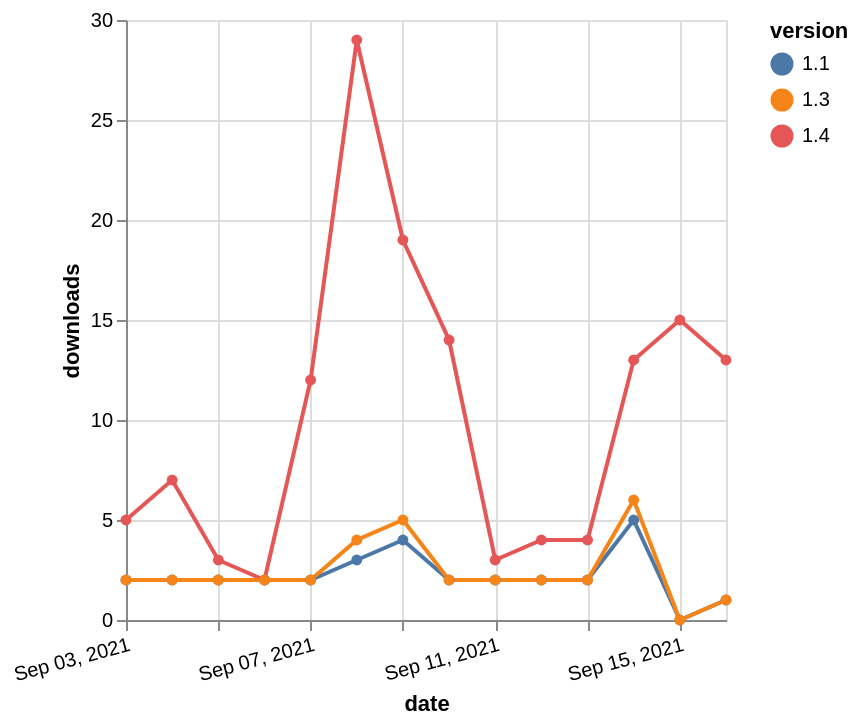

Specify this chart in Vega-Lite:
### Vega-Lite specification from a JSON file in a GitHub repository (floating-point values rounded to 4 significant figures)
{"$schema": "https://vega.github.io/schema/vega-lite/v5.json", "description": "A simple bar chart with embedded data.", "data": {"values": [{"date": "2021-09-03", "total": 2685, "delta": 2, "version": "1.1"}, {"date": "2021-09-04", "total": 2687, "delta": 2, "version": "1.1"}, {"date": "2021-09-05", "total": 2689, "delta": 2, "version": "1.1"}, {"date": "2021-09-06", "total": 2691, "delta": 2, "version": "1.1"}, {"date": "2021-09-07", "total": 2693, "delta": 2, "version": "1.1"}, {"date": "2021-09-08", "total": 2696, "delta": 3, "version": "1.1"}, {"date": "2021-09-09", "total": 2700, "delta": 4, "version": "1.1"}, {"date": "2021-09-10", "total": 2702, "delta": 2, "version": "1.1"}, {"date": "2021-09-11", "total": 2704, "delta": 2, "version": "1.1"}, {"date": "2021-09-12", "total": 2706, "delta": 2, "version": "1.1"}, {"date": "2021-09-13", "total": 2708, "delta": 2, "version": "1.1"}, {"date": "2021-09-14", "total": 2713, "delta": 5, "version": "1.1"}, {"date": "2021-09-15", "total": 2713, "delta": 0, "version": "1.1"}, {"date": "2021-09-16", "total": 2714, "delta": 1, "version": "1.1"}, {"date": "2021-09-03", "total": 2502, "delta": 5, "version": "1.4"}, {"date": "2021-09-04", "total": 2509, "delta": 7, "version": "1.4"}, {"date": "2021-09-05", "total": 2512, "delta": 3, "version": "1.4"}, {"date": "2021-09-06", "total": 2514, "delta": 2, "version": "1.4"}, {"date": "2021-09-07", "total": 2526, "delta": 12, "version": "1.4"}, {"date": "2021-09-08", "total": 2555, "delta": 29, "version": "1.4"}, {"date": "2021-09-09", "total": 2574, "delta": 19, "version": "1.4"}, {"date": "2021-09-10", "total": 2588, "delta": 14, "version": "1.4"}, {"date": "2021-09-11", "total": 2591, "delta": 3, "version": "1.4"}, {"date": "2021-09-12", "total": 2595, "delta": 4, "version": "1.4"}, {"date": "2021-09-13", "total": 2599, "delta": 4, "version": "1.4"}, {"date": "2021-09-14", "total": 2612, "delta": 13, "version": "1.4"}, {"date": "2021-09-15", "total": 2627, "delta": 15, "version": "1.4"}, {"date": "2021-09-16", "total": 2640, "delta": 13, "version": "1.4"}, {"date": "2021-09-03", "total": 5798, "delta": 2, "version": "1.3"}, {"date": "2021-09-04", "total": 5800, "delta": 2, "version": "1.3"}, {"date": "2021-09-05", "total": 5802, "delta": 2, "version": "1.3"}, {"date": "2021-09-06", "total": 5804, "delta": 2, "version": "1.3"}, {"date": "2021-09-07", "total": 5806, "delta": 2, "version": "1.3"}, {"date": "2021-09-08", "total": 5810, "delta": 4, "version": "1.3"}, {"date": "2021-09-09", "total": 5815, "delta": 5, "version": "1.3"}, {"date": "2021-09-10", "total": 5817, "delta": 2, "version": "1.3"}, {"date": "2021-09-11", "total": 5819, "delta": 2, "version": "1.3"}, {"date": "2021-09-12", "total": 5821, "delta": 2, "version": "1.3"}, {"date": "2021-09-13", "total": 5823, "delta": 2, "version": "1.3"}, {"date": "2021-09-14", "total": 5829, "delta": 6, "version": "1.3"}, {"date": "2021-09-15", "total": 5829, "delta": 0, "version": "1.3"}, {"date": "2021-09-16", "total": 5830, "delta": 1, "version": "1.3"}]}, "width": "container", "mark": {"type": "line", "point": {"filled": true}}, "encoding": {"x": {"field": "date", "type": "temporal", "timeUnit": "yearmonthdate", "title": "date", "axis": {"labelAngle": -15}}, "y": {"field": "delta", "type": "quantitative", "title": "downloads"}, "color": {"field": "version", "type": "nominal"}, "tooltip": {"field": "delta"}}}
